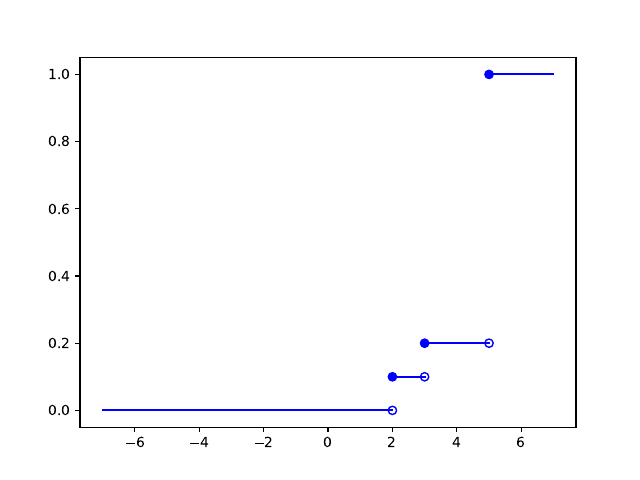

Here is the Python script that generated this plot:
import matplotlib.pyplot as plt
import matplotlib

op = matplotlib.markers.MarkerStyle(fillstyle='none')
cl = matplotlib.markers.MarkerStyle()

plt.plot([-7, 2], [0, 0], color='blue')
plt.plot([2, 3], [1 / 10, 1 / 10], color='blue')
plt.plot([3, 5], [2 / 10, 2 / 10], color='blue')
plt.plot([5, 7], [1, 1], color='blue')
plt.scatter(2, 0, facecolors='none', edgecolors='blue')
plt.scatter(2, 1/10, facecolors='blue', edgecolors='blue')
plt.scatter(3, 1/10, facecolors='none', edgecolors='blue')
plt.scatter(3, 2/10, facecolors='blue', edgecolors='blue')
plt.scatter(5, 2/10, facecolors='none', edgecolors='blue')
plt.scatter(5, 1, facecolors='blue', edgecolors='blue')
plt.savefig('2.pdf', format='pdf')
